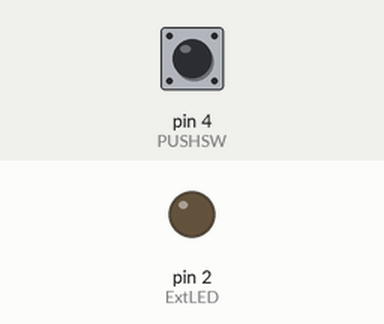
Recording of a sketch running on a simulated Arduino Uno, built with avr-gcc and run on an emulated ATmega328P. Parts: output pins drawn as LEDs (lit = HIGH). The test bench sets the inputs (shaded band); at power-on: pin 4 (PUSHSW) HIGH.

Above: at 1.2 s.
1.3 s: pin 4 (PUSHSW) pulled LOW for 0.15 s
At 1.37 s:
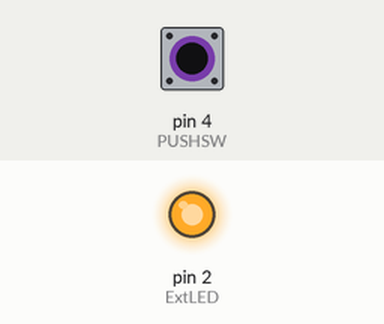
2.9 s: pin 4 (PUSHSW) pulled LOW for 3.2 s
At 7.1 s:
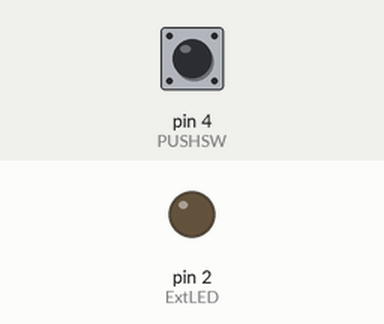
Timing chart, 0 to 8.6 s (numbered marks = the images above; inputs shaded):
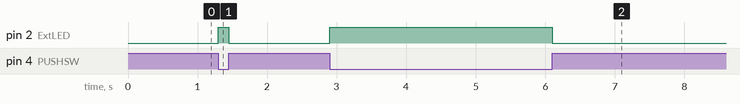

The sketch:

ReadSwth.ino
```cpp
/*
  ReadSwth

  When the push-button is pressed, LED ON, else LED OFF.
*/

#define ExtLED 2
#define PUSHSW 4

// the setup function runs once when you press reset or power the board
void setup() {
  pinMode(ExtLED, OUTPUT);
}

// the loop function runs over and over again forever
void loop() {
  if (!digitalRead(PUSHSW))       // if push-button is pressed (logic LOW)
    digitalWrite(ExtLED, HIGH);   // turn the LED on (HIGH is the voltage level)
  else
    digitalWrite(ExtLED, LOW);    // turn the LED off by making the voltage LOW
}
```

Measured:
- after the input at 1.3 s, pin 2 (ExtLED): LOW → HIGH at once, → LOW 0.15 s later
- after the input at 2.9 s, pin 2 (ExtLED): LOW → HIGH at once, → LOW 3.2 s later
